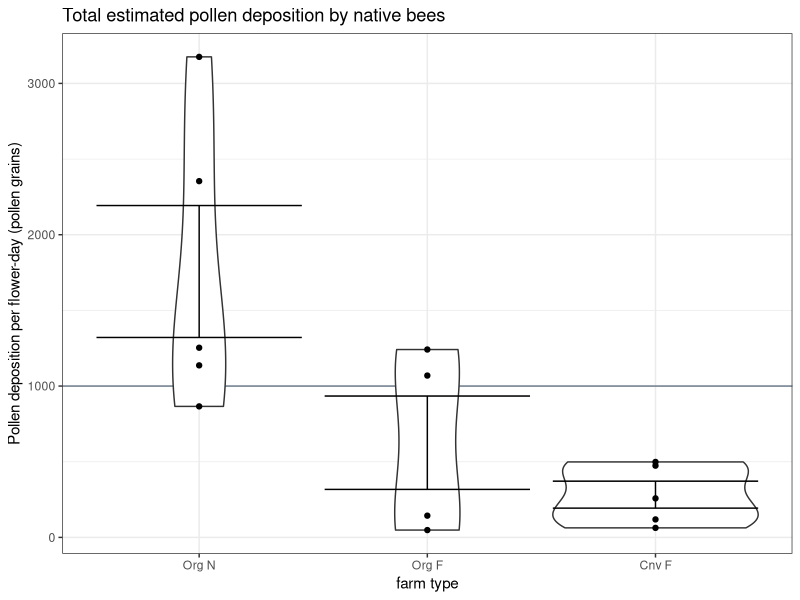
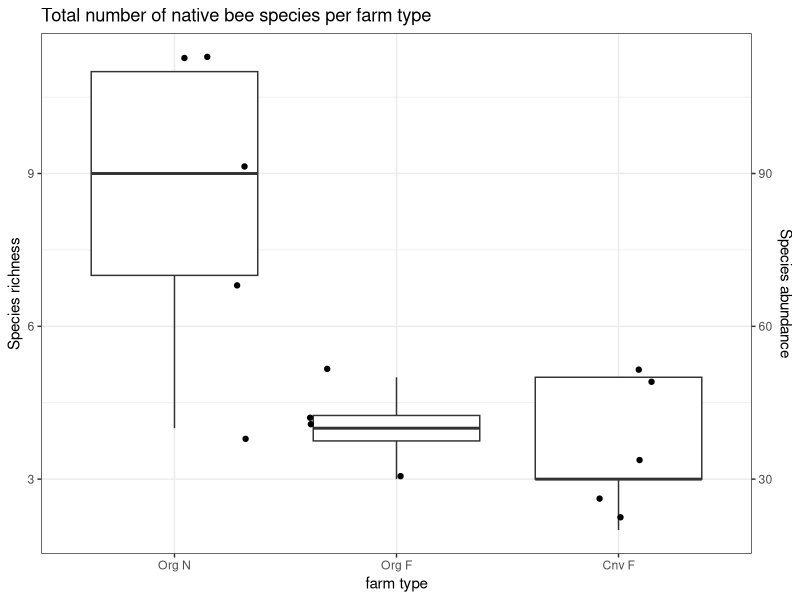

The R source for these figures, in order:
## ---- chunk 1
# Loading in necessary packages
suppressPackageStartupMessages(library(dplyr))
suppressPackageStartupMessages(library(ggplot2))

# Reading in the data 
watermelon <- read.csv("watermelon.csv")

# Grouping the different farm types
watermelon$farm_type <- paste(watermelon$management, watermelon$prox_habitat)

# Violin plot by farm type 
watermelon %>%
ggplot(aes(x = reorder(farm_type, -Pollen_deposition), y = Pollen_deposition)) + geom_hline(yintercept = 1000, color = "slategray4") +
  geom_violin() + geom_point() + geom_errorbar(stat = "summary") +
  ggtitle("Total estimated pollen deposition by native bees") +  
       ylab("Pollen deposition per flower-day (pollen grains)") +  
       xlab("farm type") + theme_bw() 

## ---- chunk 2
# Simulate data for native bee abundance 
# ON farm type 
bee1 <- rep(c("native", "introduced"), c(80,20))
random_sample1 <- sample(c("native", "introduced"), size = 20, replace = TRUE, prob = c(0.8,0.2))
table(random_sample1)

# OF farm type
bee2 <- rep(c("native", "introduced"), c(30,70))
random_sample2 <- sample(c("native", "introduced"), size = 20, replace = TRUE, prob = c(0.3,0.7))

# CF
bee3 <- rep(c("native", "introduced"), c(20,80))
random_sample3 <- sample(c("native", "introduced"), size = 20, replace = TRUE, prob = c(0.2,0.8))

# Graphing species richness and ###relative abundance!!! 
watermelon %>% 
ggplot(aes(x = reorder(farm_type, -Richness), y = Richness)) +
  geom_boxplot() + geom_jitter() + theme_bw() +
  ggtitle("Total number of native bee species per farm type") +  
       ylab("Species richness") +  xlab("farm type") + scale_y_continuous(name = "Species richness", sec.axis = sec_axis(trans =~.*10, name = "Species abundance")) 
